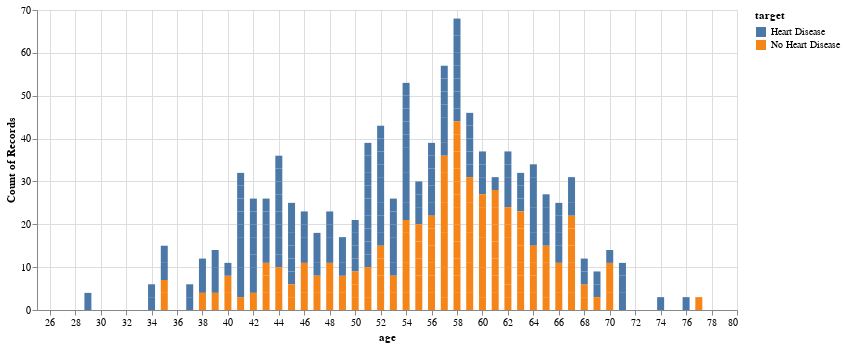

The cell this chart's notebook holds for it:
### Code cell
chart = alt.Chart(heart).mark_bar(size=7).encode(
          x='age:Q',
          y='count(target):Q',
          color='target:N',
          tooltip = ['age', 'sex', 'chol', 'target']
      ).properties(width = 700, height=300).interactive()
chart

### Figure 1 — Vega-Lite specification as saved in the notebook (floating-point values rounded to 4 significant figures; data arrays with more than 128 entries replaced by an {"elided": "..."} marker saying what was removed)
{"config": {"view": {"continuousWidth": 400, "continuousHeight": 300}}, "data": {"name": "data-3af1e23bcc4d96e639e6d22d05286099"}, "mark": {"type": "bar", "size": 7}, "encoding": {"color": {"field": "target", "type": "nominal"}, "tooltip": [{"field": "age", "type": "quantitative"}, {"field": "sex", "type": "nominal"}, {"field": "chol", "type": "quantitative"}, {"field": "target", "type": "nominal"}], "x": {"field": "age", "type": "quantitative"}, "y": {"aggregate": "count", "field": "target", "type": "quantitative"}}, "height": 300, "selection": {"selector001": {"type": "interval", "bind": "scales", "encodings": ["x", "y"]}}, "width": 700, "$schema": "https://vega.github.io/schema/vega-lite/v4.17.0.json", "datasets": {"data-3af1e23bcc4d96e639e6d22d05286099": {"elided": "1025 records"}}}
